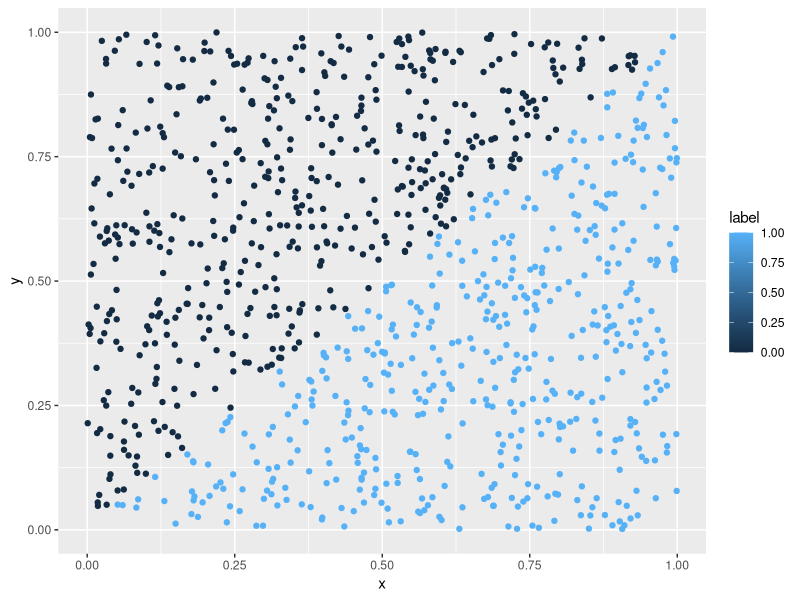

Reproduce this figure in R.
install.packages("ggplot2")
data = read.table("data/logreg.txt", sep=" ", header=FALSE, col.names = c("label", "x", "y"))
library(ggplot2)
qplot(x=x, y=y, colour=label, data=data)
